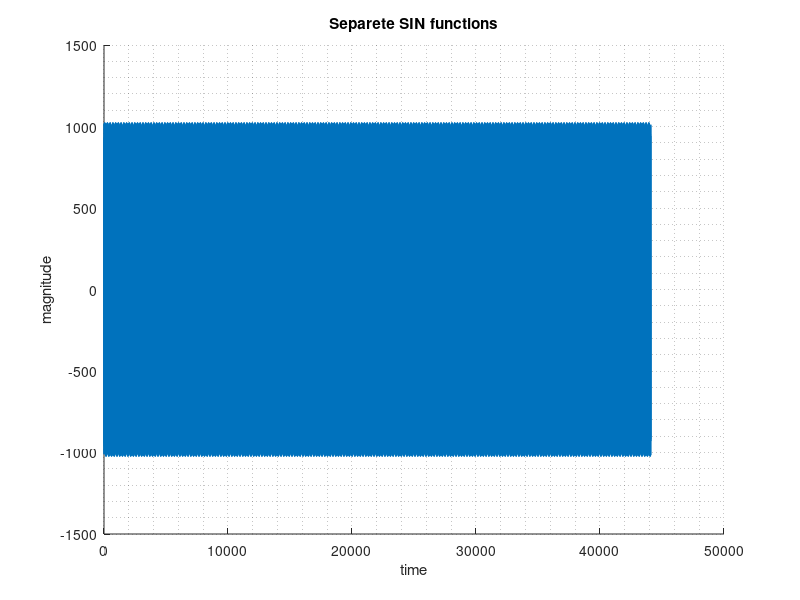
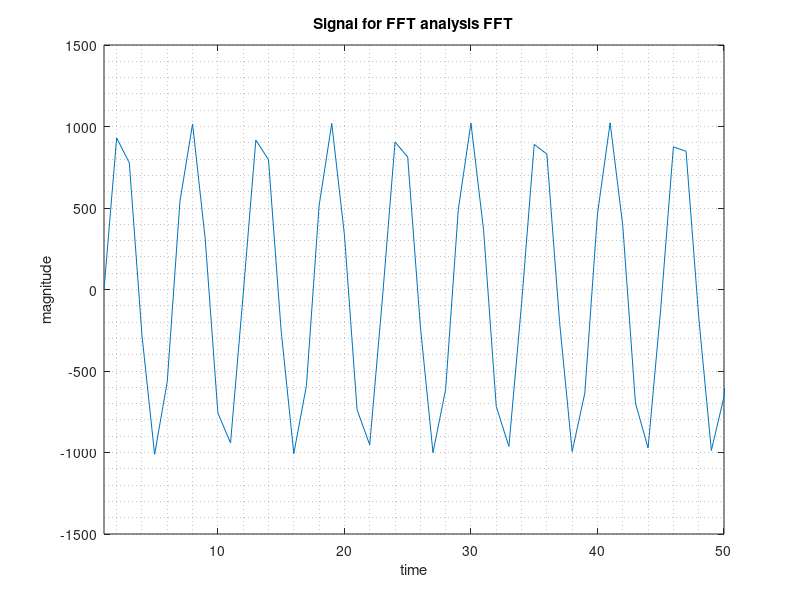
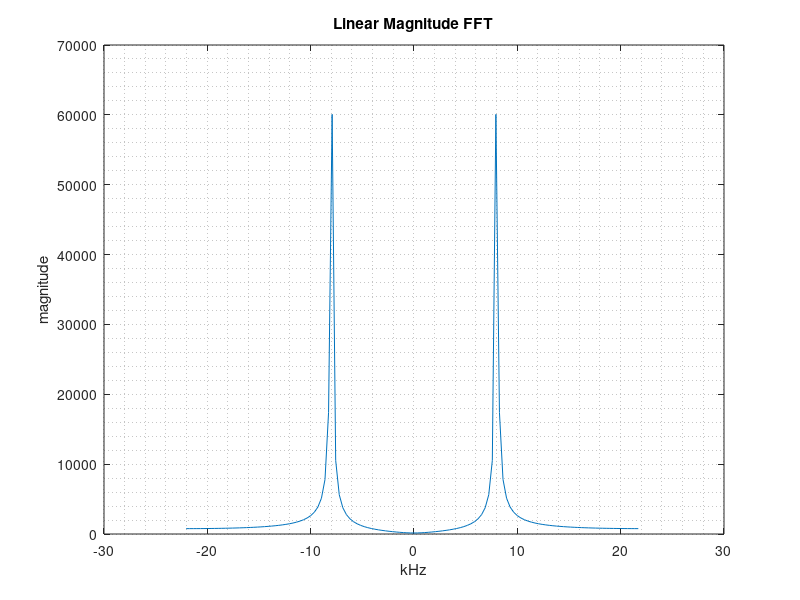
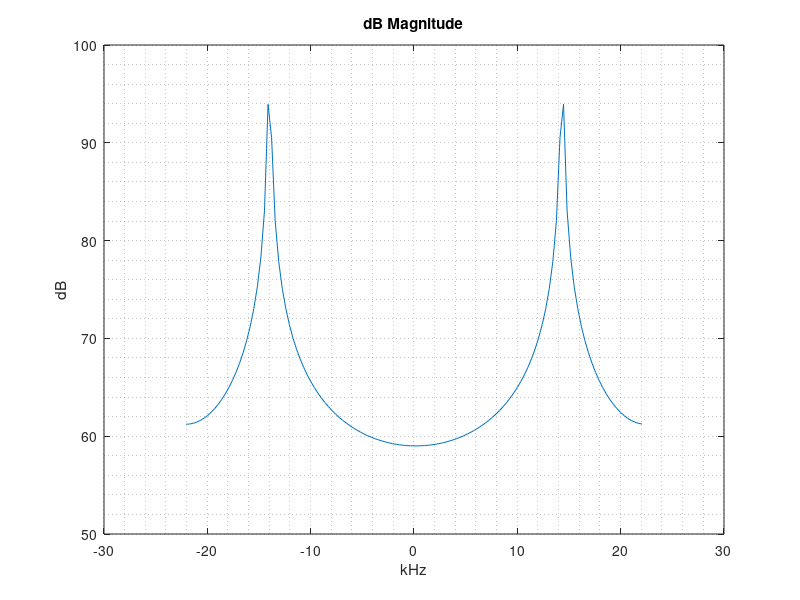

The MATLAB script that drew these images, in order:
%% If need working only with Real and Imginary parts Comment lines started 
% with "Stage" lines: 101, 113, 117 and on the bottom whole figure(5)

%% FFT algoritm
clear;                      % clears all previus values from memory 
clc;                        % clear command window
fs =  44100;                % samplinf freq.
fftLength=128;              % windowlength 
stage_num = log2(fftLength);
% signal frequencies
max = 2048 - 1 ;

f1 = 430;
a1 = 0;

f2 = 4300;
a2 = 0;

f3 = 8000;
a3 = max/2;

% calculating signals 
comp1 = a1 * sin(2*pi*f1*[0:1/fs:1]);
comp2 = a2 * sin(2*pi*f2*[0:1/fs:1]);
comp3 = a3 * sin(2*pi*f3*[0:1/fs:1]);
Length = length(comp3);
% calculatin vector values for step function
d1 = ones(1, 24);
d2 = 0.*ones(1, 1000 );

%data = [ d1 , d2];                  % creates vector with step function
data = comp1 + comp2 + comp3;      % creates vector from 3 sin functions
%data = comp3;

% Grafika nobiides
bin_vals = [0 : fftLength-1];
N_2 = ceil(fftLength/2);
fax_kHz = (bin_vals-N_2)*fs/fftLength/1000;

freq3 = ceil(-(fftLength)/2:1:(fftLength)/2).*(fs/fftLength)/1000;

figure(1)               % plots separete sin functions
hold off,
%plot ( comp1, '-');
hold on;
%plot ( comp2, '-');
plot ( comp3, '-'), grid minor,;
%xlim([1 50])
title('Separete SIN functions') 
ylabel('magnitude'), xlabel('time') 
hold off;

figure(2)               % plots signal for fft
plot ( data), grid minor,;
xlim([1 50])
title('Signal for FFT analysis FFT') 
ylabel('magnitude'), xlabel('time') 
%xlim([1 100])

figure(3)               % plots resultinf fft from Matlab functions
ft =fft(data,fftLength); 
ft1 = fftshift(ft);
ftMag = abs(ft1); 
plot (fax_kHz,ftMag), grid minor,
title('Linear Magnitude FFT') 
ylabel('magnitude'), xlabel('kHz') 

figure(4)               % plots resultinf fft(in dB)  from Matlab functions
ft = fft(data,fftLength+1); 
ftMag = abs(ft(1:fftLength+1)); 
plot (freq3,20*log10(ftMag)), grid minor,
title('dB Magnitude') 
ylabel('dB'), xlabel('kHz') 

%% Data preparation for FFT

% reverse bit calulation
bits = length(dec2bin( fftLength - 1 ));    % how many bits in binary number
rev_bit_dec = zeros(1,fftLength);           % create vektor size of fftlength

stage = 1;              %Do it here for stage #1 
c = 0:fftLength-1;
c_bin = de2bi(c);       % create binary table
rev_bit_dec = bi2de(fliplr(circshift(c_bin',stage-1)'));    %Rotate binary table and convert to dec

%  creating array
%  create empty array to store values in reverse bit order
stage = zeros(bits+1,fftLength);
real_n = zeros(bits+1,fftLength);
imag_n = zeros(bits+1,fftLength);

Wn = zeros(1,fftLength/2);   % complex
%Wr = zeros(1,fftLength/2);    % real
%Wi = zeros(1,fftLength/2);    % imag
%
% Wr_sfi = zeros(1,fftLength/2);
% Wi_sfi = zeros(1,fftLength/2);

%% New stages

for st = 0 : stage_num;
    if st == 0
       for tmp=1:fftLength;
            stage(st+1,tmp)  =  data(rev_bit_dec(tmp)+1);
            real_n(st+1,tmp)  =  data(rev_bit_dec(tmp)+1);
       end
    else st > 0;
        for n = 1 : fftLength/2;
                Wn(n)  = exp(-j * (n-1) * 2 * pi/ 2^(st) );
                Wr(n) = real(Wn(n));%sfi(real(Wn(n)),16,15);%
                Wi(n) = imag(Wn(n));%sfi(imag(Wn(n)),16,15);%
        end
        for i = 1 : 2^st : fftLength;
                for k = 0 : 2^(st-1)-1;
                    % Even
                        stage(st+1,i+k) = stage(st,i+k) + Wn(k+1)*stage(st,i+k+2^(st-1));
                        real_n(st+1,i+k) = real_n(st,i+k) + Wr(k+1)*real_n(st,i+k+2^(st-1)) - Wi(k+1)*imag_n(st,i+k+2^(st-1));
                        imag_n(st+1,i+k) = imag_n(st,i+k) + Wi(k+1)*real_n(st,i+k+2^(st-1)) + + Wr(k+1)*imag_n(st,i+k+2^(st-1));
                    % Odd
                        stage(st+1,i+k+2^(st-1)) = stage(st,i+k) - Wn(k+1)*stage(st,i+k+2^(st-1));
                        real_n(st+1,i+k+2^(st-1)) = real_n(st,i+k) - Wr(k+1)*real_n(st,i+k+2^(st-1)) +  Wi(k+1)*imag_n(st,i+k+2^(st-1));
                        imag_n(st+1,i+k+2^(st-1)) = imag_n(st,i+k) - Wi(k+1)*real_n(st,i+k+2^(st-1)) - Wr(k+1)*imag_n(st,i+k+2^(st-1));
                end
        end
    end
end

% for n = 1 : fftLength/2;
%     Wr_sfi(n) = sfi(real(Wn(n)),16,15);
%     Wi_sfi(n) = sfi(imag(Wn(n)),16,15);
% end

%% Ploting out
% slowly plot result
figure(5)
for i = 1 : bits + 1;
    %plot( abs( real_n(i, :) + j.*imag_n(i,  :) ) );
    %plot( fax_kHz, abs( fftshift( real_n(i, :) + j.*imag_n(i,:) ) ) ), grid minor,;
    plot( fax_kHz, abs( fftshift( stage(i,:) ) ) ), grid minor,;
    %pause(1);
end

title('Linear Magnitude FFT') 
ylabel('magnitude'), xlabel('kHz')

figure(6)
for i = 1 : bits + 1;
    %plot( abs( real_n(i, :) + j.*imag_n(i,  :) ) );
    plot( fax_kHz, abs( fftshift( real_n(i, :) + j.*imag_n(i,:) ) ) ), grid minor,;
    %plot( fax_kHz, abs( fftshift( stage(i,:) ) ) ), grid minor,;
    %pause(1);
end

title('Linear Magnitude FFT, ploted from Real + Imag') 
ylabel('magnitude'), xlabel('kHz') 
